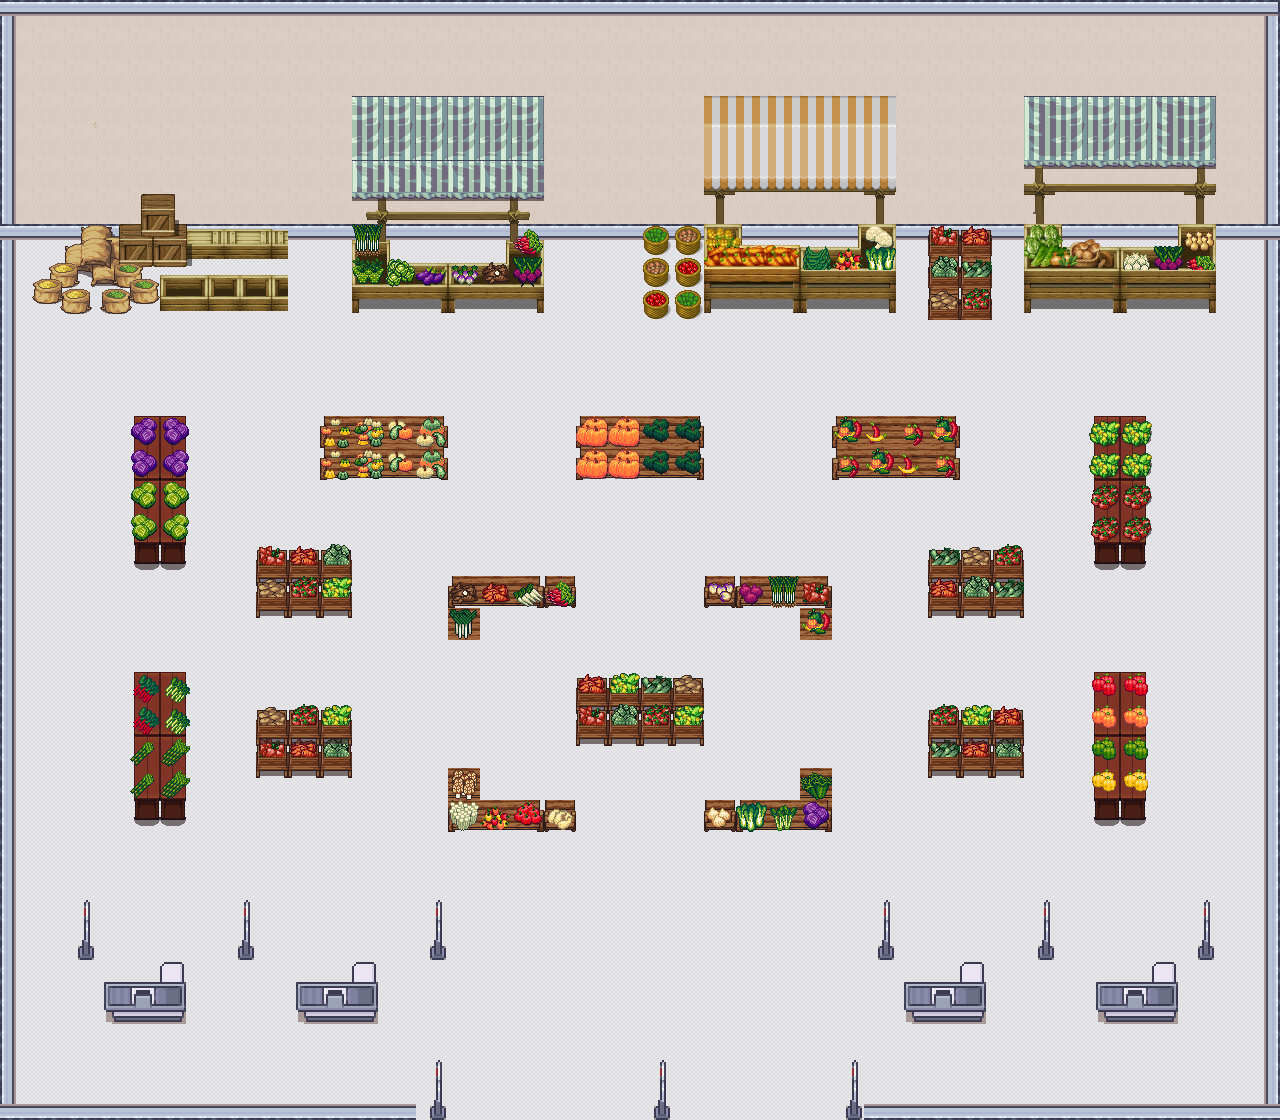

This game map was drawn from its Tiled (.tmx) file and the tilesets committed beside it. A one-line description and the trimmed map source follow:
An orthogonal 40x35 tile map with 32x32 px tiles, 8 tile layers (Wall3, Floor, Wall2, Wall, ...), 6 tilesets and 16 objects (vege7, vege6, vege5, vege4, vege9, ...).

<map version="1.10" tiledversion="1.10.2" orientation="orthogonal" renderorder="right-down" width="40" height="35" tilewidth="32" tileheight="32" infinite="0" nextlayerid="13" nextobjectid="20">
 <editorsettings>
  <export target="VegetableMarket.tmj" format="json" />
 </editorsettings>
 <tileset firstgid="1" name="farming_fishing" tilewidth="32" tileheight="32" tilecount="400" columns="20">
  <image source="farming_fishing.png" width="640" height="640" />
 </tileset>
 <tileset firstgid="401" name="Market_1" tilewidth="32" tileheight="32" tilecount="576" columns="24">
  <image source="Market_1.png" width="768" height="768" />
 </tileset>
 <tileset firstgid="977" name="misc_atlas" tilewidth="32" tileheight="32" tilecount="1024" columns="32">
  <image source="misc_atlas.png" width="1024" height="1024" />
 </tileset>
 <tileset firstgid="2001" name="pipoya" tilewidth="32" tileheight="32" tilecount="1064" columns="8">
  <image source="pipoya.png" width="256" height="4256" />
 </tileset>
 <tileset firstgid="3065" name="16_Grocery_store_32x32" tilewidth="32" tileheight="32" tilecount="1248" columns="16">
  <image source="16_Grocery_store_32x32.png" width="512" height="2496" />
 </tileset>
 <tileset firstgid="4313" name="food" tilewidth="32" tileheight="32" tilecount="1024" columns="32">
  <image source="food.png" width="1024" height="1024" />
 </tileset>
 <layer id="9" name="Wall3" width="40" height="35">
  <data>[1400 cells, 15 non-empty, 1 distinct tile ids]</data>
 </layer>
 <layer id="1" name="Floor" width="40" height="35">
  <data>[1400 cells, 1400 non-empty, 2 distinct tile ids]</data>
 </layer>
 <layer id="4" name="Wall2" width="40" height="35">
  <data>[1400 cells, 70 non-empty, 2 distinct tile ids]</data>
 </layer>
 <layer id="3" name="Wall" width="40" height="35">
  <data>[1400 cells, 148 non-empty, 10 distinct tile ids]</data>
 </layer>
 <layer id="2" name="Store" width="40" height="35">
  <data>[1400 cells, 145 non-empty, 41 distinct tile ids]</data>
 </layer>
 <layer id="5" name="Store2" width="40" height="35">
  <data>[1400 cells, 221 non-empty, 117 distinct tile ids]</data>
 </layer>
 <layer id="7" name="Store3" width="40" height="35">
  <data>[1400 cells, 93 non-empty, 67 distinct tile ids]</data>
 </layer>
 <layer id="8" name="Store4" width="40" height="35">
  <data>[1400 cells, 27 non-empty, 21 distinct tile ids]</data>
 </layer>
 <objectgroup id="10" name="objectLayer">
  <object id="2" name="vege7" x="602.667" y="280">
   <point />
  </object>
  <object id="3" name="vege6" x="1209.33" y="424">
   <point />
  </object>
  <object id="4" name="vege5" x="768" y="662.667">
   <point />
  </object>
  <object id="5" name="vege4" x="225.333" y="748">
   <point />
  </object>
  <object id="6" name="vege9" x="54.3333" y="1068">
   <point />
  </object>
  <object id="7" name="vege3" x="240" y="374.667">
   <point />
  </object>
  <object id="8" name="vege8" x="636" y="858.667">
   <point />
  </object>
  <object id="9" name="vege2" x="1152" y="918.667">
   <point />
  </object>
  <object id="10" name="heart1" x="1024" y="506.667">
   <point />
  </object>
  <object id="11" name="vege1" x="521.333" y="502.667">
   <point />
  </object>
  <object id="13" name="trolley7" x="94.667" y="362.167">
   <point />
  </object>
  <object id="14" name="trolley6" x="1050.67" y="508.667">
   <point />
  </object>
  <object id="15" name="trolley5" x="1119.33" y="871.666">
   <point />
  </object>
  <object id="17" name="trolley3" x="223.834" y="655.834">
   <point />
  </object>
  <object id="18" name="trolley2" x="1215.75" y="387.833">
   <point />
  </object>
  <object id="19" name="trolley1" x="64" y="869.333">
   <point />
  </object>
 </objectgroup>
</map>
